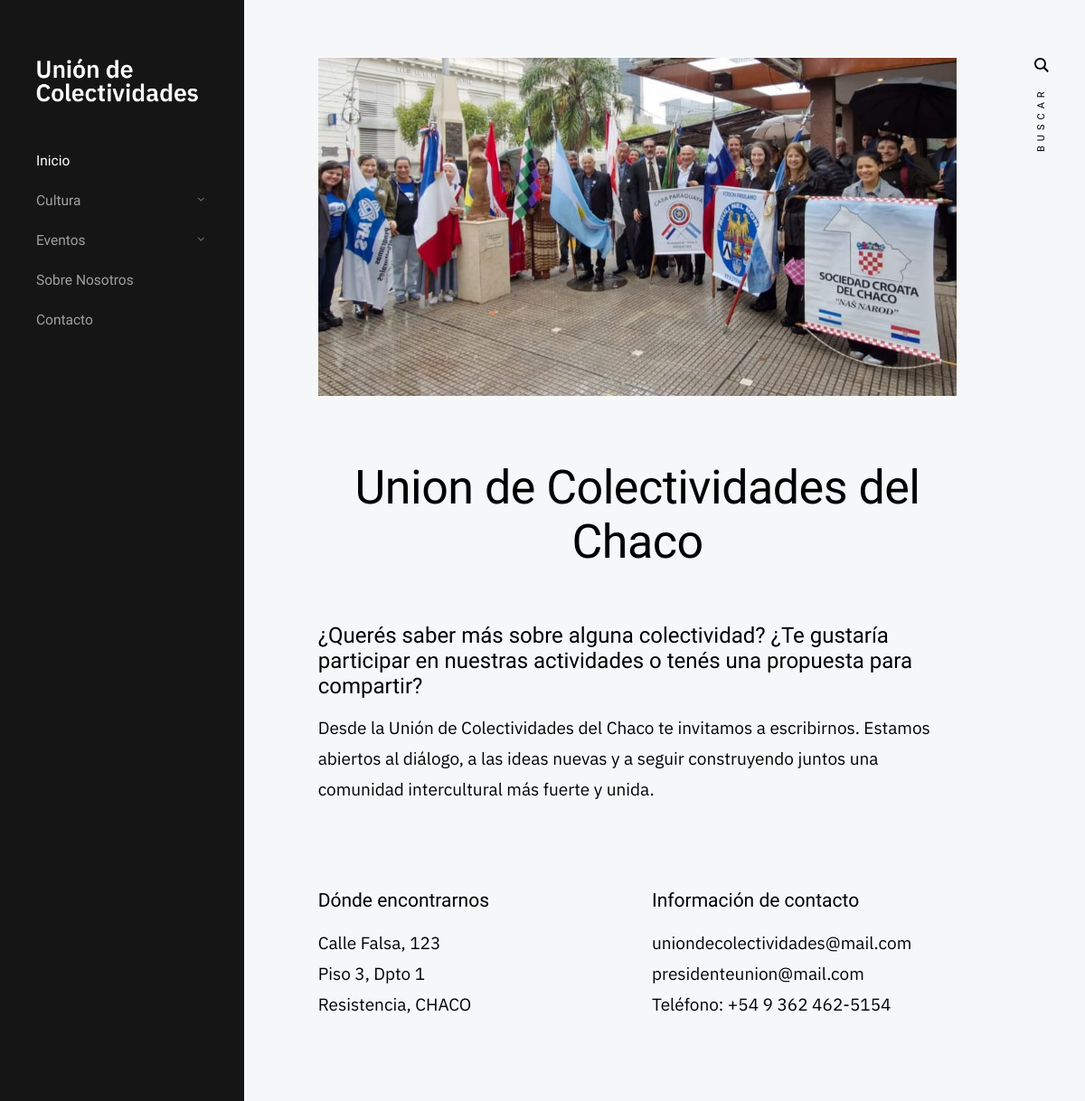
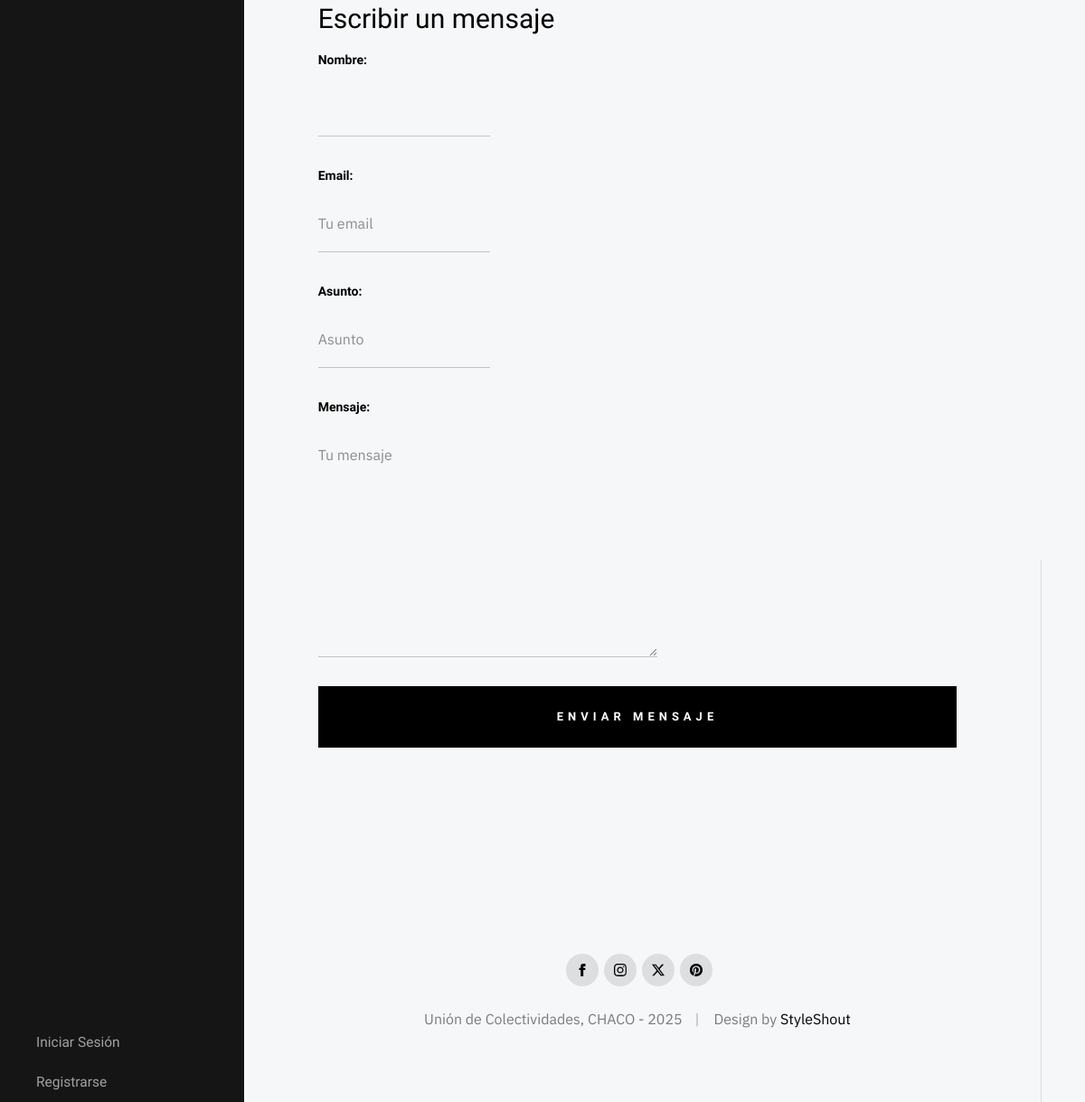
/contacto/, run on the app's committed database (2 pictures, top to bottom).
### apps/contacto/models.py (models this page shows, shortened)
class Contacto(models.Model):
    titulo = models.CharField(max_length=100, default='Contacto...') #nomrbe de la colect
    direccion = models.TextField(max_length=200)
    telefono = models.CharField(max_length=25)
    email_1 = models.EmailField()
    email_2 = models.EmailField(blank=True, null=True)
    facebook = models.URLField(blank=True,null=True)
    instagram = models.URLField(blank=True,null=True)
    twitter = models.URLField(blank=True,null=True)
    contenido = RichTextField()
    imagen = imagen = models.ImageField(upload_to= 'nosotros/', null=False, blank=False,default='articulos/default_img_articulo.jpg')

### apps/contacto/views.py (the view)
# urls.py: path('', views.lista_contacto, name = 'path_contacto_main'),
def lista_contacto(request):
    todos_los_contactos = Contacto.objects.all().order_by('pk')
    contacto_principal = todos_los_contactos.first()
    colectividades = todos_los_contactos.exclude(pk=contacto_principal.pk)
    if request.method == 'POST':
        form = FormularioContacto(request.POST)
        if form.is_valid():
            nombre = form.cleaned_data['nombre']
            email_remitente = form.cleaned_data['email']
            asunto = form.cleaned_data['asunto']
            mensaje = form.cleaned_data['mensaje']
            mensaje_completo = f"De: {nombre} ({email_remitente})\n\n{mensaje}"
            send_mail(
                subject=asunto,
                message=mensaje_completo,
                from_email=settings.EMAIL_HOTS_USER,
                recipient_list=[contacto_principal.email_1],
                fail_silently=False,
            )
            return redirect('contacto:path_contacto_main')
    else:
        form = FormularioContacto()
    contexto = {
        'contacto_principal': contacto_principal,
        'colectividades': colectividades,
        'form': form,
    }
    return render(request, 'contacto/contacto_main.html', contexto)

### apps/contacto/forms.py
class FormularioContacto(forms.Form):
    nombre = forms.CharField(
        max_length=60,
        widget=forms.TextInput(attrs={'placehoder': 'Tu nombre'}),
        label='Nombre',
        required=True
    )
    email = forms.EmailField(
        widget=forms.TextInput(attrs={'placeholder': 'Tu email'}),
        label='Email',
        required=True
    )
    asunto = forms.CharField(
        max_length=150,
        widget=forms.TextInput(attrs={'placeholder': 'Asunto'}),
        label='Asunto',
        required=True
    )
    mensaje = forms.CharField(
        widget=forms.Textarea(attrs={'placeholder': 'Tu mensaje'}),
        label='Mensaje',
        required=True
    )

### apps/articulos/context_processors.py (called while the page is built)
def categorias(request):
    return {
        'categorias': Categoria.objects.all().order_by('nombre'),
        'categorias_cultura': Categoria.objects.filter(tipos__nombre='Cultura').order_by('nombre'),
        'categorias_eventos': Categoria.objects.filter(tipos__nombre='Eventos').order_by('nombre'),
        'categorias_galeria': Categoria.objects.filter(tipos__nombre='Galeria').order_by('nombre'),
        'categorias_colectividades': Categoria.objects.filter(tipos__nombre='Colectividad').order_by('nombre'),
    }

### templates/contacto/contacto_main.html (shortened to what this page needs)
{% extends 'base.html' %}
{% load static %}
{% block content %}
<div class="s-content content">
        <main class="row content__page">
            <article class="column large-full entry format-standard">
                {% if contacto_principal %}
                    <div class="media-wrap">
                        <div>
                            <img src="{{ contacto_principal.imagen.url }}" alt="{{ contacto_principal.titulo }}">
                        </div>
                    </div>
                    <div class="content__page-header">
                        <h1 class="display-1">
                            {{ contacto_principal.titulo }}
                        </h1>
                    </div>
                    <p class="lead drop-cap">
                        {{ contacto_principal.contenido|safe }}
                    </p>
                    <div class="row">
                        <div class="column large-six tab-full">
                            <h4>Dónde encontrarnos</h4>
                            <p>
                                {{ contacto_principal.direccion|linebreaksbr }}
                            </p>
                        </div>
                        <div class="column large-six tab-full">
                            <h4>Información de contacto</h4>
                            <p>
                                {{ contacto_principal.email_1 }}
                                <br>
                                {% if contacto_principal.email_2 %}
                                    {{ contacto_principal.email_2 }}
                                <br>
                                {% endif %}
                                Teléfono: {{ contacto_principal.telefono }}
                            </p>
                        </div>
                    </div>
                {% endif %}
                <h3 class="h2">Escribir un mensaje</h3>
                    <form name="contactForm" id="contactForm" method="post" action="" autocomplete="off">
                        <fieldset>
                            {{ form.as_p }}
                            <input name="submit" id="submit" class="btn btn--primary btn-wide btn--large full-width" value="Enviar Mensaje" type="submit">
                        </fieldset>
                    </form>
            </article>
        </main>
    </div>
{% endblock content %}

### static/css/base.css (style rules this page uses)
html { line-height: 1.15; -webkit-text-size-adjust: 100%; }
body { margin: 0; }
main { display: block; }
h1 { font-size: 2em; margin: 0.67em 0; }
img { border-style: none; }
button, input, optgroup, select, textarea { font-family: inherit; font-size: 100%; line-height: 1.15; margin: 0; }
button, input { overflow: visible; }
button, [type="button"], [type="reset"], [type="submit"] { -webkit-appearance: button; }
fieldset { padding: 0.35em 0.75em 0.625em; }
textarea { overflow: auto; }
html { font-size: 62.5%; box-sizing: border-box; }
*, *::before, *::after { box-sizing: inherit; }
body { font-weight: normal; line-height: 1; word-wrap: break-word; -moz-font-smoothing: grayscale; -moz-osx-font-smoothing: grayscale; -webkit-font-smoothing: antialiased; -webkit-overflow-scrolling: touch; -webkit-text-size-adjust: none; }
svg, img, video embed, iframe, object { max-width: 100%; height: auto; }
div, dl, dt, dd, ul, ol, li, h1, h2, h3, h4, h5, h6, pre, form, p, blockquote, th, td { margin: 0; padding: 0; }
p { font-size: inherit; text-rendering: optimizeLegibility; }
fieldset { margin: 0; padding: 0; }
input[type="email"], input[type="number"], input[type="search"], input[type="text"], input[type="tel"], input[type="url"], input[type="password"], textarea { -webkit-appearance: none; -moz-appearance: none; appearance: none; }
.row { width: 89%; max-width: 1200px; margin: 0 auto; display: -ms-flexbox; display: -webkit-flex; display: flex; -webkit-flex-flow: row wrap; -ms-flex-flow: row wrap; flex-flow: row wrap; }
.row .row { width: auto; max-width: none; margin-left: -20px; margin-right: -20px; }
.column { -webkit-flex: 1 1 0%; -ms-flex: 1 1 0%; flex: 1 1 0%; padding: 0 20px; }
.large-12, .large-full { -webkit-flex: 0 0 100%; -ms-flex: 0 0 100%; flex: 0 0 100%; max-width: 100%; }
@media screen and (max-width:1200px) { .row .row { margin-left: -16px; margin-right: -16px; } }
@media screen and (max-width:1200px) { .column { padding: 0 16px; } }
.full-width { width: 100%; }

### data on the page
Contacto: imagen (picture), titulo "Union de Colectividades del Chaco", contenido "¿Querés saber más sobre alguna colectividad? ¿Te gustaría participar en nuestras actividades o tenés una propuesta para compartir? Desde la Unión de Colectividades del Chaco te invitamos a escribirnos. Estamos abiertos al diálogo, a las ideas nuevas y a seguir construyendo juntos una comunidad intercultural más fuerte y unida.", direccion "Calle Falsa, 123 Piso 3, Dpto 1 Resistencia, CHACO", email_1 "uniondecolectividades@mail.com", email_2 "presidenteunion@mail.com", telefono "+54 9 362 462-5154"
